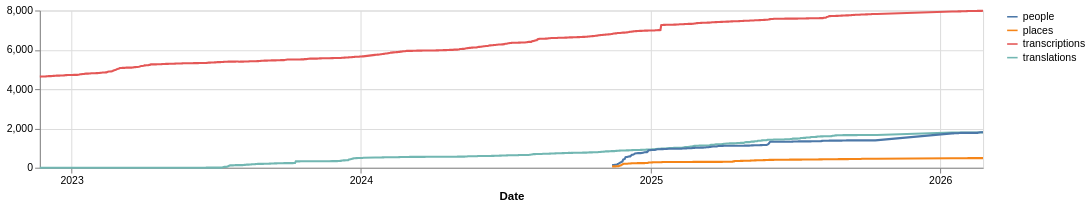

Write notebook code for a chart like this one.
### Code cell
text_totals = dataset_stats[dataset_stats.type.isin(['transcriptions', 'translations', 'people', 'places'])]

text_totals_by_time = alt.Chart(text_totals).mark_line().encode(
    y=alt.Y('count', title=""),
    x=alt.X('date:T', title="Date", axis=alt.Axis(format="%Y", tickCount="year")),
    color=alt.Color("type", title="") # .scale(scheme="tableau10", reverse=True),
).properties(
    width=900,
    height=150
)
text_totals_by_time

### Figure 1 — Vega-Lite specification as saved in the notebook (floating-point values rounded to 4 significant figures; data arrays with more than 128 entries replaced by an {"elided": "..."} marker saying what was removed)
{"config": {"view": {"continuousWidth": 300, "continuousHeight": 300}}, "data": {"name": "data-4d381116971f1eba76d12a4ebe9b5eba"}, "mark": {"type": "line"}, "encoding": {"color": {"field": "type", "title": "", "type": "nominal"}, "x": {"axis": {"format": "%Y", "tickCount": "year"}, "field": "date", "title": "Date", "type": "temporal"}, "y": {"field": "count", "title": "", "type": "quantitative"}}, "height": 150, "width": 900, "$schema": "https://vega.github.io/schema/vega-lite/v6.1.0.json", "datasets": {"data-4d381116971f1eba76d12a4ebe9b5eba": {"elided": "2521 records"}}}
